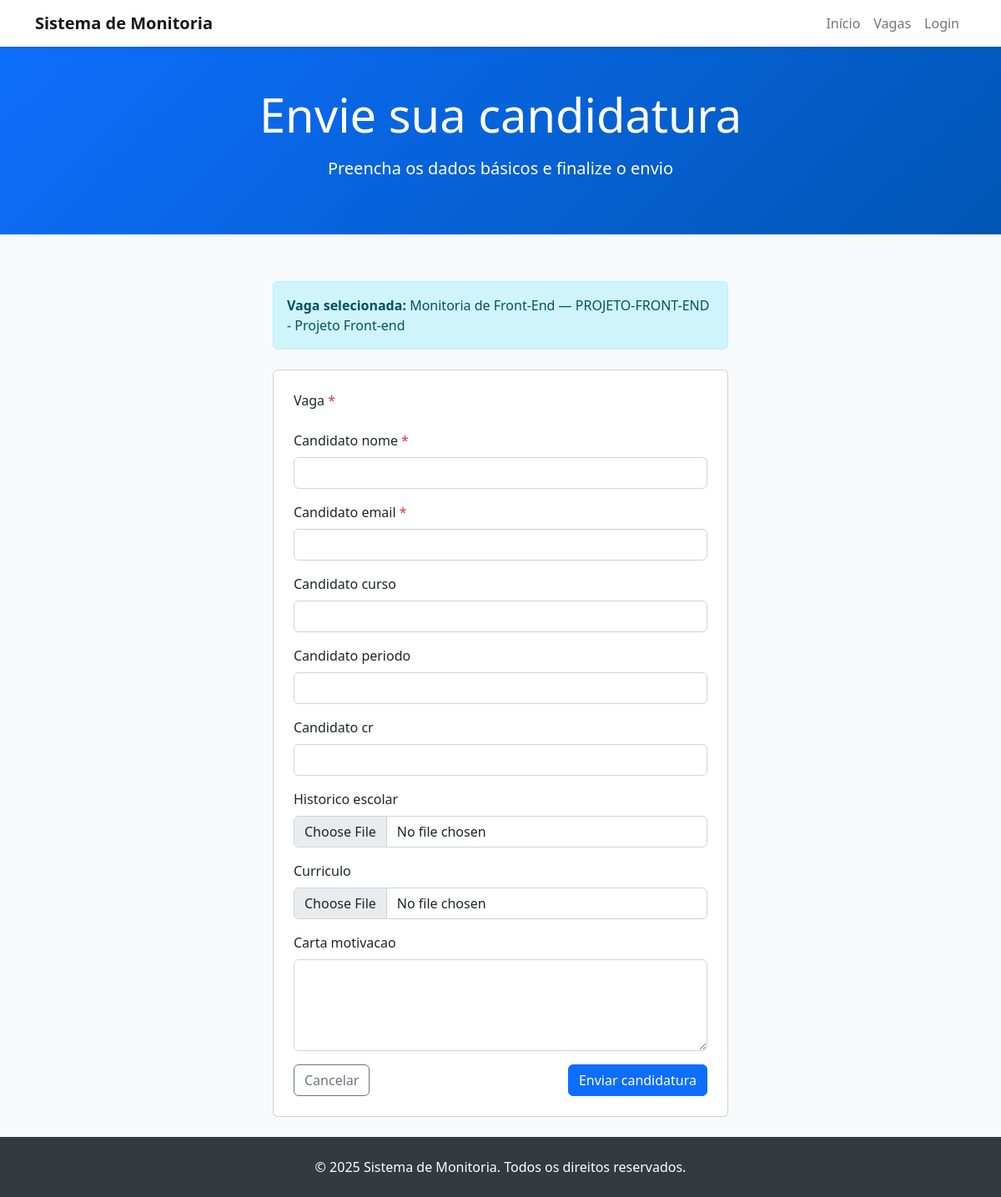
/cadastrar/2/, run on the app's committed database.
### content_app/models.py (models this page shows, shortened)
class TempoRegistro(models.Model):
    created_at = models.DateTimeField(auto_now_add=True)
    updated_at = models.DateTimeField(auto_now=True)
    class Meta:
        abstract = True

class VagaMonitoria(TempoRegistro):
    titulo = models.CharField(max_length=150)
    disciplina = models.ForeignKey(Disciplina, on_delete=models.PROTECT, related_name="vagas")
    prerequisitos = models.TextField(blank=True)
    responsabilidades = models.TextField(blank=True)
    periodo_minimo = models.PositiveSmallIntegerField(null=True, blank=True)
    cr_minimo = models.DecimalField(max_digits=4, decimal_places=2, null=True, blank=True,
                                    validators=[MinValueValidator(Decimal("0")), MaxValueValidator(Decimal("10"))])
    quantidade_vagas = models.PositiveSmallIntegerField(default=1, validators=[MinValueValidator(1)])
    carga_horaria_semanal = models.PositiveSmallIntegerField(default=4, validators=[MinValueValidator(1)])
    bolsa_valor = models.DecimalField(max_digits=9, decimal_places=2, null=True, blank=True)
    inscricoes_inicio = models.DateField(default=timezone.now)
    inscricoes_fim = models.DateField(default=timezone.now)
    monitoria_inicio = models.DateField(default=timezone.now)
    monitoria_fim = models.DateField(default=timezone.now)
    status = models.CharField(max_length=20, choices=VagaMonitoriaStatus.choices, default=VagaMonitoriaStatus.RASCUNHO)
    publicado_em = models.DateTimeField(null=True, blank=True)
    criado_por = models.ForeignKey(User, on_delete=models.PROTECT, related_name="vagas_criadas")
    atualizado_por = models.ForeignKey(User, null=True, blank=True, on_delete=models.SET_NULL,
                                       related_name="vagas_atualizadas")
    permitir_edicao_submetida = models.BooleanField(default=False)
    ativo = models.BooleanField(default=True)
    class Meta:
        ordering = ["-created_at"]
        verbose_name = "Vaga de Monitoria"
        verbose_name_plural = "Vagas de Monitoria"

class Disciplina(TempoRegistro):
    nome = models.CharField(max_length=150)
    codigo = models.CharField(max_length=20, unique=True)
    departamento = models.ForeignKey(Departamento, on_delete=models.PROTECT, related_name="disciplinas")
    carga_horaria = models.PositiveSmallIntegerField(validators=[MinValueValidator(1)])
    periodo = models.CharField(max_length=30)
    semestre = models.CharField(max_length=20)
    coordenador = models.ForeignKey(User, on_delete=models.PROTECT, related_name="disciplinas_coordenadas")
    ativo = models.BooleanField(default=True)
    class Meta:
        ordering = ["codigo"]
        unique_together = ("nome", "departamento", "semestre")
    def __str__(self) -> str:
        return f"{self.codigo} - {self.nome}"

### content_app/views.py (the view)
# urls.py: path("cadastrar/", views.cadastrar_candidato, name="cadastrar_candidato"),
def cadastrar_candidato(request, vaga_id=None):
    vaga = None
    form_kwargs = {}
    if vaga_id is not None:
        vaga = get_object_or_404(
            VagaMonitoria.objects.select_related("disciplina"), pk=vaga_id, ativo=True
        )
        form_kwargs["vaga_queryset"] = VagaMonitoria.objects.filter(pk=vaga.pk)
    if request.method == "POST":
        form = CandidaturaPublicForm(request.POST, request.FILES, **form_kwargs)
        if vaga:
            form.fields["vaga"].widget = forms.HiddenInput()
            form.fields["vaga"].initial = vaga
        if form.is_valid():
            with transaction.atomic():
                candidatura_vaga = form.cleaned_data.get("vaga")
                if vaga:
                    candidatura_vaga = vaga
                if not candidatura_vaga:
                    form.add_error("vaga", "Selecione uma vaga válida.")
                else:
                    if not candidatura_vaga.inscricoes_abertas:
                        form.add_error("vaga", "As inscrições para esta vaga estão encerradas.")
                    candidato_cr = form.cleaned_data.get("candidato_cr")
                    if (
                        candidatura_vaga.cr_minimo
                        and candidato_cr is not None
                        and candidato_cr < candidatura_vaga.cr_minimo
                    ):
                        form.add_error("candidato_cr", "CR insuficiente para esta vaga.")
                if form.errors:
                    return render(request, "cadastrar_candidato.html", {"form": form, "vaga": vaga})
                candidatura, criada = Candidatura.objects.get_or_create(
                    vaga=candidatura_vaga,
                    candidato_email=form.cleaned_data["candidato_email"],
                    defaults={
                        "candidato_nome": form.cleaned_data["candidato_nome"],
                        "candidato_curso": form.cleaned_data.get("candidato_curso", ""),
                        "candidato_periodo": form.cleaned_data.get("candidato_periodo", ""),
                        "candidato_cr": form.cleaned_data.get("candidato_cr"),
                        "historico_escolar": form.cleaned_data.get("historico_escolar"),
                        "curriculo": form.cleaned_data.get("curriculo"),
                        "carta_motivacao": form.cleaned_data.get("carta_motivacao", ""),
                        "status": CandidaturaStatus.SUBMETIDA,
                    },
                )
                if not criada:
                    campos_atualizaveis = (
                        "candidato_nome",
                        "candidato_curso",
                        "candidato_periodo",
                        "candidato_cr",
                        "historico_escolar",
                        "curriculo",
                        "carta_motivacao",
                    )
                    for campo in campos_atualizaveis:
                        valor = form.cleaned_data.get(campo)
                        if campo in {"historico_escolar", "curriculo"}:
                            if valor:
                                setattr(candidatura, campo, valor)
                        elif valor not in (None, ""):
                            setattr(candidatura, campo, valor)
                    candidatura.status = CandidaturaStatus.SUBMETIDA
                    candidatura.save()
                    messages.info(request, "Dados atualizados para a candidatura existente.")
                else:
                    messages.success(request, "Candidatura registrada com sucesso.")
                registrar_auditoria(request.user, "submeter_candidatura_portal", candidatura)
                return redirect("listar_vagas")
    else:
        form = CandidaturaPublicForm(**form_kwargs)
        if vaga:
            form.fields["vaga"].widget = forms.HiddenInput()
            form.fields["vaga"].initial = vaga
    return render(request, "cadastrar_candidato.html", {"form": form, "vaga": vaga})

### streaming_platform/templates/cadastrar_candidato.html (shortened to what this page needs)
{% extends 'base.html' %}
{% block hero_title %}Envie sua candidatura{% endblock %}
{% block hero_subtitle %}Preencha os dados básicos e finalize o envio{% endblock %}
{% block content %}
<div class="container py-4">
    <div class="row justify-content-center">
        <div class="col-lg-6">
            {% if vaga %}
            <div class="alert alert-info mb-4" role="alert">
                <strong>Vaga selecionada:</strong> {{ vaga.titulo }} — {{ vaga.disciplina }}
            </div>
            {% endif %}
            <form method="post" enctype="multipart/form-data" class="card p-4">
                {% for field in form %}
                <div class="mb-3">
                    <label class="form-label" for="{{ field.id_for_label }}">
                        {{ field.label }}{% if field.field.required %} <span class="text-danger">*</span>{% endif %}
                    </label>
                    {{ field }}
                </div>
                {% endfor %}
                <div class="d-flex justify-content-between">
                    <a href="{% url 'listar_vagas' %}" class="btn btn-outline-secondary">Cancelar</a>
                    <button type="submit" class="btn btn-primary">Enviar candidatura</button>
                </div>
            </form>
        </div>
    </div>
</div>
{% endblock %}

### data on the page
VagaMonitoria: titulo "Monitoria de Front-End", disciplina "PROJETO-FRONT-END - Projeto Front-end"

### other printed values
{{ field.label }} "Vaga" "Candidato nome" "Candidato email" "Candidato curso" "Candidato periodo" "Candidato cr" "Historico escolar" "Curriculo" "Carta motivacao"
